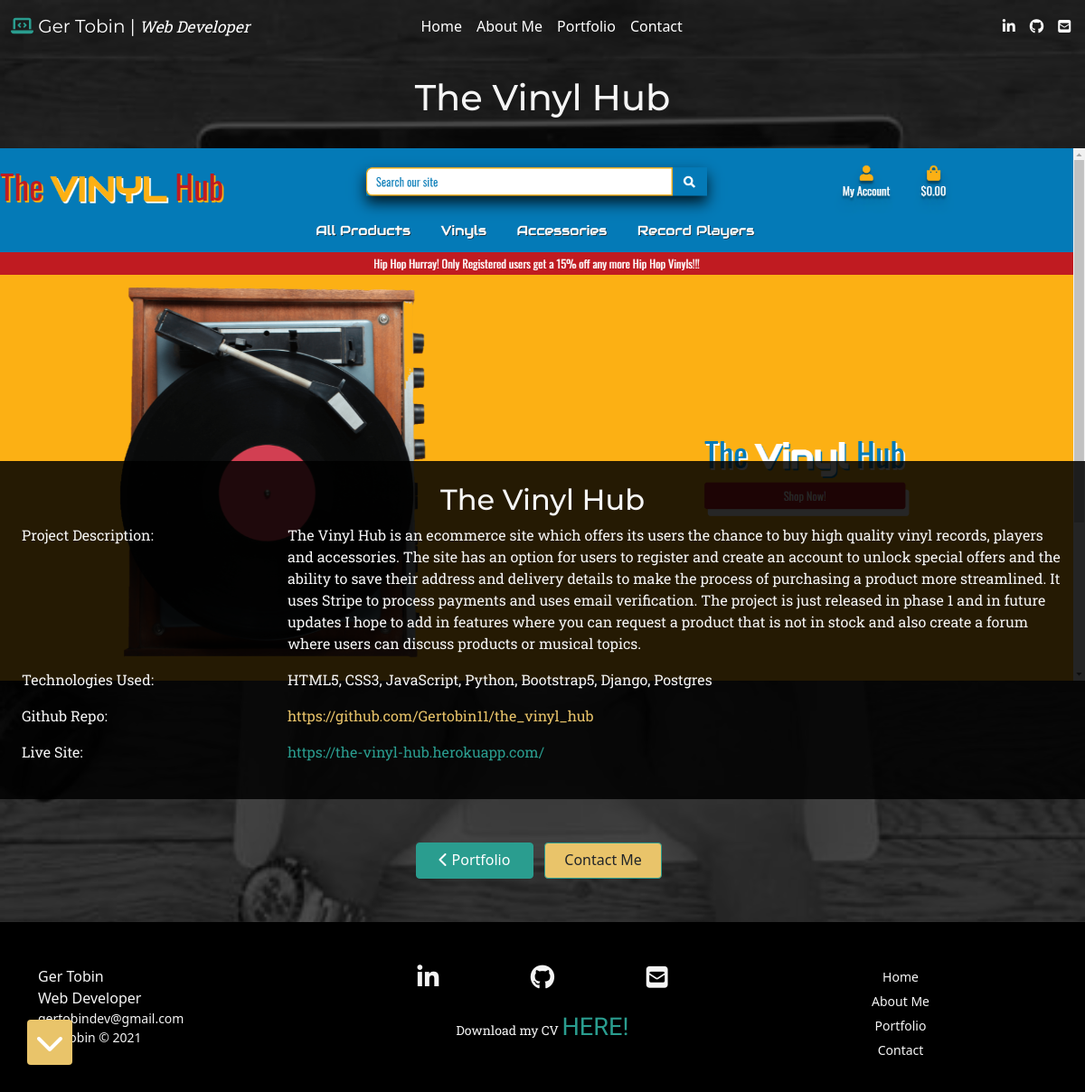
The page /portfolio/1/ on the database its author committed.
### portfolio/models.py (models this page shows, shortened)
class Portfolio(models.Model):
    project_name = models.CharField(max_length=254)
    project_intro = models.CharField(max_length=254,
                                     default='This is a project \
                                     completed by Ger Tobin')
    project_description = models.TextField(max_length=1000)
    technologies_used = models.CharField(max_length=254)
    project_image = models.ImageField()
    git_hub_repo = models.CharField(max_length=254,
                                    default='https://github.com/Gertobin112')
    live_site = models.CharField(max_length=254)
    """ I had to use charfield instead of genericipaddress
        as my heroku apps were throwing errors """

### portfolio/views.py (the view)
# urls.py: path('<int:pk>/', views.portfolio_details,
def portfolio_details(request, pk):
    project = get_object_or_404(Portfolio, pk=pk)
    context = {
        'project': project
    }
    template = 'portfolio/portfolio_details.html'
    return render(request, template, context)

### portfolio/templates/portfolio/portfolio_details.html
{% extends 'base.html' %}
{% block content %}
    <main class="scroll-stop">
        <div class="container-fluid">
            <br>
            <h1 class="whitesmoke text-center title-text">{{ project.project_name }}</h1>
            <br>
            <div class="row">
                <div class="px-0 col-12 img-header">
                    <img src="/media/{{ project.project_image }}" alt="">
                    <div class="px-4 py-4 container-project whitesmoke paragraph-text black-overlay">
                        <h2 class="text-center title-text whitesmoke">{{ project.project_name }}</h2>
                        <div class="row">
                            <div class="col-2">
                                <p>
                                    Project Description:
                                </p>
                            </div>
                            <div class="col-9 offset-1">
                                <p>
                                    {{ project.project_description }}
                                </p>
                            </div>
                            <div class="col-2">
                                <p>
                                    Technologies Used:
                                </p>
                            </div>
                            <div class="col-9 offset-1">
                                <p>
                                    {{ project.technologies_used }}
                                </p>
                            </div>
                            <div class="col-2">
                                <p>
                                    Github Repo:
                                </p>
                            </div>
                            <div class="col-9 offset-1">
                                <a id="githublink" class="text-decoration-none brt-yellow" href="{{ project.git_hub_repo }}"
                                    target="_blank">
                                    {{ project.git_hub_repo }}
                                </a>
                            </div>
                            <div class="col-2">
                                <p>
                                    Live Site:
                                </p>
                            </div>
                            <div class="col-9 offset-1">
                                <a id="livesite" class="text-decoration-none brt-grn" href="{{ project.live_site }}" target="_blank">
                                    {{ project.live_site }}
                                </a>
                            </div>
                        </div>
                    </div>
                </div>
            </div>
            <br>
            <div class="mx-2 my-4 text-center button-wrapper">
                <a id="return-port" class="btn text-white" href="{% url 'portfolio_page' %}">
                    <i class="fas fa-chevron-left"></i> Portfolio
                </a>
                <a id="contact-me-btn" class="mx-2 btn bg-brt-yellow" href="{% url 'contact' %}">
                    Contact Me
                </a>
            </div>
            <br>
        </div>
    </main>
{% endblock %}

### static/css/base.css (style rules this page uses)
* { box-sizing: border-box; }
html, body { background-image: url('../../media/coding-background.jpg'); background-position: center; background-repeat: no-repeat; background-size: cover; box-shadow:inset 0 0 0 2000px rgba(0, 0, 0, 0.7); min-height: 100vh; max-width: 100%; overflow-x: hidden; }
.black-overlay { background:rgba(0, 0, 0, 0.7); }
.title-text { font-family: 'Montserrat', sans-serif; }
.paragraph-text { font-family: 'Roboto Slab', serif; }
.brt-grn { color: #2a9d8f; }
.brt-yellow { color: #e9c46a; }
.whitesmoke { color: whitesmoke; }
.bg-brt-yellow { background-color: #e9c46a !important; }
main { min-height: 90vh; }
.btn { width: 130px; height: 40px; cursor: pointer; background: #2a9d8f; border: 1px solid #2a9d8f; outline: none; transition: 1s ease-in-out; }
.img-header { position: relative; min-height: 90vh; overflow: hidden; }
.img-header img { width: 100%; position: absolute; }
.img-header .container-project { background-color: rgba(0, 0, 0, 0.85); width: 100%; padding: 20px 0px 20px; position: absolute; bottom: 0px; }

### rows shown on the page
Portfolio: project_name "The Vinyl Hub", project_image (picture), project_description "The Vinyl Hub is an ecommerce site which offers its users the chance to buy high quality vinyl records, players and accessories. The site has an option for users to register and create an account to unlock special offers and the ability to save their address and delivery details to make the process of purchasing a product more streamlined. It uses Stripe to process payments and uses email verification. The project is just released in phase 1 and in future updates I hope to add in features where you can request a product that is not in stock and also create a forum where users can discuss products or musical topics.", technologies_used "HTML5, CSS3, JavaScript, Python, Bootstrap5, Django, Postgres", git_hub_repo "https://github.com/Gertobin11/the_vinyl_hub", live_site "https://the-vinyl-hub.herokuapp.com/"
